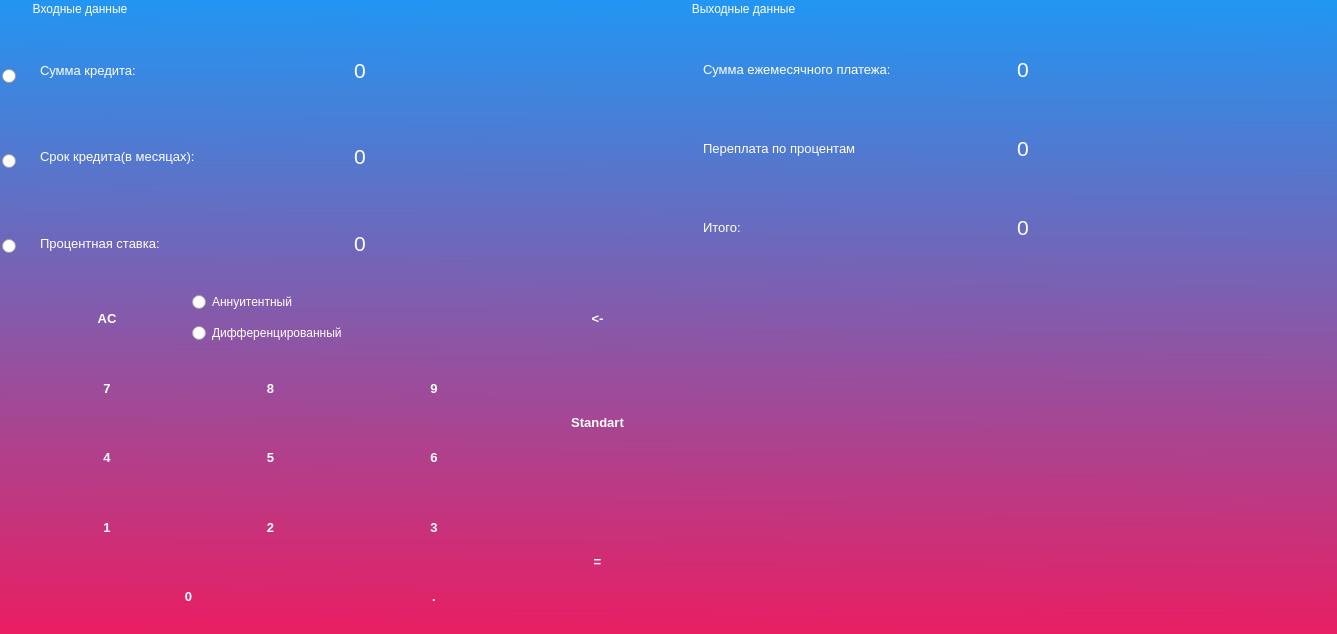
<?xml version="1.0" encoding="UTF-8"?>
<ui version="4.0">
 <class>Dialog</class>
 <widget class="QDialog" name="Dialog">
  <property name="geometry">
   <rect>
    <x>0</x>
    <y>0</y>
    <width>1337</width>
    <height>634</height>
   </rect>
  </property>
  <property name="windowTitle">
   <string>Dialog</string>
  </property>
  <property name="whatsThis">
   <string>QDialog
{




}</string>
  </property>
  <property name="autoFillBackground">
   <bool>false</bool>
  </property>
  <property name="styleSheet">
   <string notr="true">QDialog
{
	background-color: qlineargradient(spread:pad, x1:0.517523, y1:0, x2:0.506009, y2:1, stop:0 rgba(33, 150, 243, 255), stop:1 rgba(233, 30, 99, 255))

}</string>
  </property>
  <property name="sizeGripEnabled">
   <bool>false</bool>
  </property>
  <widget class="QGroupBox" name="groupBox_4">
   <property name="geometry">
    <rect>
     <x>-10</x>
     <y>-10</y>
     <width>51</width>
     <height>341</height>
    </rect>
   </property>
   <property name="styleSheet">
    <string notr="true">QGroupBox
{
	border: 0px;


}</string>
   </property>
   <property name="title">
    <string/>
   </property>
   <layout class="QVBoxLayout" name="verticalLayout_6">
    <item>
     <widget class="QRadioButton" name="radioButton_cred">
      <property name="styleSheet">
       <string notr="true"/>
      </property>
      <property name="text">
       <string/>
      </property>
      <property name="shortcut">
       <string>S</string>
      </property>
     </widget>
    </item>
    <item>
     <widget class="QRadioButton" name="radioButton_time">
      <property name="text">
       <string/>
      </property>
      <property name="shortcut">
       <string>T</string>
      </property>
     </widget>
    </item>
    <item>
     <widget class="QRadioButton" name="radioButton_Percent">
      <property name="text">
       <string/>
      </property>
      <property name="shortcut">
       <string>P</string>
      </property>
     </widget>
    </item>
   </layout>
  </widget>
  <widget class="QWidget" name="layoutWidget">
   <property name="geometry">
    <rect>
     <x>28</x>
     <y>287</y>
     <width>1301</width>
     <height>341</height>
    </rect>
   </property>
   <layout class="QHBoxLayout" name="horizontalLayout_3">
    <item>
     <layout class="QGridLayout" name="gridLayout">
      <item row="0" column="3">
       <widget class="QPushButton" name="pushButton_backspace">
        <property name="sizePolicy">
         <sizepolicy hsizetype="Expanding" vsizetype="Expanding">
          <horstretch>0</horstretch>
          <verstretch>0</verstretch>
         </sizepolicy>
        </property>
        <property name="font">
         <font>
          <pointsize>10</pointsize>
          <weight>75</weight>
          <bold>true</bold>
         </font>
        </property>
        <property name="toolTipDuration">
         <number>1</number>
        </property>
        <property name="styleSheet">
         <string notr="true">QPushButton {
   border: 0px ;
	border-radius: 12px;
color: white;


}
QPushButton:pressed {
border: 1px solid #ff85e9;
color: white;
   background: transparent;
}

QPushButton:hover {
border: 1px solid #ff85e9;
    color: white;
}</string>
        </property>
        <property name="text">
         <string>&lt;-</string>
        </property>
        <property name="shortcut">
         <string>Backspace</string>
        </property>
       </widget>
      </item>
      <item row="4" column="0" colspan="2">
       <widget class="QPushButton" name="pushButton_0">
        <property name="sizePolicy">
         <sizepolicy hsizetype="Expanding" vsizetype="Expanding">
          <horstretch>0</horstretch>
          <verstretch>0</verstretch>
         </sizepolicy>
        </property>
        <property name="font">
         <font>
          <pointsize>10</pointsize>
          <weight>75</weight>
          <bold>true</bold>
         </font>
        </property>
        <property name="toolTipDuration">
         <number>1</number>
        </property>
        <property name="styleSheet">
         <string notr="true">QPushButton {
   border: 0px ;
	border-radius: 12px;
color: white;


}
QPushButton:pressed {
border: 1px solid #ff85e9;
color: white;
   background: transparent;
}

QPushButton:hover {
border: 1px solid #ff85e9;
    color: white;
}</string>
        </property>
        <property name="text">
         <string>0</string>
        </property>
        <property name="shortcut">
         <string>0</string>
        </property>
       </widget>
      </item>
      <item row="1" column="2">
       <widget class="QPushButton" name="pushButton_9">
        <property name="sizePolicy">
         <sizepolicy hsizetype="Expanding" vsizetype="Expanding">
          <horstretch>0</horstretch>
          <verstretch>0</verstretch>
         </sizepolicy>
        </property>
        <property name="font">
         <font>
          <pointsize>10</pointsize>
          <weight>75</weight>
          <bold>true</bold>
         </font>
        </property>
        <property name="toolTipDuration">
         <number>1</number>
        </property>
        <property name="styleSheet">
         <string notr="true">QPushButton {
   border: 0px ;
	border-radius: 12px;
color: white;


}
QPushButton:pressed {
border: 1px solid #ff85e9;
color: white;
   background: transparent;
}

QPushButton:hover {
border: 1px solid #ff85e9;
    color: white;
}</string>
        </property>
        <property name="text">
         <string>9</string>
        </property>
        <property name="shortcut">
         <string>9</string>
        </property>
       </widget>
      </item>
      <item row="2" column="2">
       <widget class="QPushButton" name="pushButton_6">
        <property name="sizePolicy">
         <sizepolicy hsizetype="Expanding" vsizetype="Expanding">
          <horstretch>0</horstretch>
          <verstretch>0</verstretch>
         </sizepolicy>
        </property>
        <property name="font">
         <font>
          <pointsize>10</pointsize>
          <weight>75</weight>
          <bold>true</bold>
         </font>
        </property>
        <property name="toolTipDuration">
         <number>1</number>
        </property>
        <property name="styleSheet">
         <string notr="true">QPushButton {
   border: 0px ;
	border-radius: 12px;
color: white;


}
QPushButton:pressed {
border: 1px solid #ff85e9;
color: white;
   background: transparent;
}

QPushButton:hover {
border: 1px solid #ff85e9;
    color: white;
}</string>
        </property>
        <property name="text">
         <string>6</string>
        </property>
        <property name="shortcut">
         <string>6</string>
        </property>
       </widget>
      </item>
      <item row="4" column="2">
       <widget class="QPushButton" name="pushButton_dot">
        <property name="sizePolicy">
         <sizepolicy hsizetype="Expanding" vsizetype="Expanding">
          <horstretch>0</horstretch>
          <verstretch>0</verstretch>
         </sizepolicy>
        </property>
        <property name="font">
         <font>
          <pointsize>10</pointsize>
          <weight>75</weight>
          <bold>true</bold>
         </font>
        </property>
        <property name="toolTipDuration">
         <number>1</number>
        </property>
        <property name="styleSheet">
         <string notr="true">QPushButton {
   border: 0px ;
	border-radius: 12px;
color: white;


}
QPushButton:pressed {
border: 1px solid #ff85e9;
color: white;
   background: transparent;
}

QPushButton:hover {
border: 1px solid #ff85e9;
    color: white;
}</string>
        </property>
        <property name="text">
         <string>.</string>
        </property>
        <property name="shortcut">
         <string>.</string>
        </property>
       </widget>
      </item>
      <item row="2" column="0">
       <widget class="QPushButton" name="pushButton_4">
        <property name="sizePolicy">
         <sizepolicy hsizetype="Expanding" vsizetype="Expanding">
          <horstretch>0</horstretch>
          <verstretch>0</verstretch>
         </sizepolicy>
        </property>
        <property name="font">
         <font>
          <pointsize>10</pointsize>
          <weight>75</weight>
          <bold>true</bold>
         </font>
        </property>
        <property name="toolTipDuration">
         <number>1</number>
        </property>
        <property name="styleSheet">
         <string notr="true">QPushButton {
   border: 0px ;
	border-radius: 12px;
color: white;


}
QPushButton:pressed {
border: 1px solid #ff85e9;
color: white;
   background: transparent;
}

QPushButton:hover {
border: 1px solid #ff85e9;
    color: white;
}</string>
        </property>
        <property name="text">
         <string>4</string>
        </property>
        <property name="shortcut">
         <string>4</string>
        </property>
       </widget>
      </item>
      <item row="1" column="0">
       <widget class="QPushButton" name="pushButton_7">
        <property name="sizePolicy">
         <sizepolicy hsizetype="Expanding" vsizetype="Expanding">
          <horstretch>0</horstretch>
          <verstretch>0</verstretch>
         </sizepolicy>
        </property>
        <property name="font">
         <font>
          <pointsize>10</pointsize>
          <weight>75</weight>
          <bold>true</bold>
         </font>
        </property>
        <property name="toolTipDuration">
         <number>1</number>
        </property>
        <property name="styleSheet">
         <string notr="true">QPushButton {
   border: 0px ;
	border-radius: 12px;
color: white;


}
QPushButton:pressed {
border: 1px solid #ff85e9;
color: white;
   background: transparent;
}

QPushButton:hover {
border: 1px solid #ff85e9;
    color: white;
}</string>
        </property>
        <property name="text">
         <string>7</string>
        </property>
        <property name="shortcut">
         <string>7</string>
        </property>
       </widget>
      </item>
      <item row="0" column="1" colspan="2">
       <layout class="QVBoxLayout" name="verticalLayout_5">
        <item>
         <widget class="QRadioButton" name="radioButton_annu">
          <property name="font">
           <font>
            <pointsize>9</pointsize>
           </font>
          </property>
          <property name="styleSheet">
           <string notr="true">QRadioButton {
  color: white;
qproperty-alignment: 'AlignVCenter | AlignLeft';
}</string>
          </property>
          <property name="text">
           <string>Аннуитентный</string>
          </property>
          <property name="shortcut">
           <string>A</string>
          </property>
         </widget>
        </item>
        <item>
         <widget class="QRadioButton" name="radioButton_Diff">
          <property name="font">
           <font>
            <pointsize>9</pointsize>
           </font>
          </property>
          <property name="styleSheet">
           <string notr="true">QRadioButton {
  color: white;
qproperty-alignment: 'AlignVCenter | AlignLeft';
}</string>
          </property>
          <property name="text">
           <string>Дифференцированный</string>
          </property>
          <property name="shortcut">
           <string>D</string>
          </property>
         </widget>
        </item>
       </layout>
      </item>
      <item row="1" column="1">
       <widget class="QPushButton" name="pushButton_8">
        <property name="sizePolicy">
         <sizepolicy hsizetype="Expanding" vsizetype="Expanding">
          <horstretch>0</horstretch>
          <verstretch>0</verstretch>
         </sizepolicy>
        </property>
        <property name="font">
         <font>
          <pointsize>10</pointsize>
          <weight>75</weight>
          <bold>true</bold>
         </font>
        </property>
        <property name="toolTipDuration">
         <number>1</number>
        </property>
        <property name="styleSheet">
         <string notr="true">QPushButton {
   border: 0px ;
	border-radius: 12px;
color: white;


}
QPushButton:pressed {
border: 1px solid #ff85e9;
color: white;
   background: transparent;
}

QPushButton:hover {
border: 1px solid #ff85e9;
    color: white;
}</string>
        </property>
        <property name="text">
         <string>8</string>
        </property>
        <property name="shortcut">
         <string>8</string>
        </property>
       </widget>
      </item>
      <item row="3" column="1">
       <widget class="QPushButton" name="pushButton_2">
        <property name="sizePolicy">
         <sizepolicy hsizetype="Expanding" vsizetype="Expanding">
          <horstretch>0</horstretch>
          <verstretch>0</verstretch>
         </sizepolicy>
        </property>
        <property name="font">
         <font>
          <pointsize>10</pointsize>
          <weight>75</weight>
          <bold>true</bold>
         </font>
        </property>
        <property name="toolTipDuration">
         <number>1</number>
        </property>
        <property name="styleSheet">
         <string notr="true">QPushButton {
   border: 0px ;
	border-radius: 12px;
color: white;


}
QPushButton:pressed {
border: 1px solid #ff85e9;
color: white;
   background: transparent;
}

QPushButton:hover {
border: 1px solid #ff85e9;
    color: white;
}</string>
        </property>
        <property name="text">
         <string>2</string>
        </property>
        <property name="shortcut">
         <string>2</string>
        </property>
       </widget>
      </item>
      <item row="2" column="1">
       <widget class="QPushButton" name="pushButton_5">
        <property name="sizePolicy">
         <sizepolicy hsizetype="Expanding" vsizetype="Expanding">
          <horstretch>0</horstretch>
          <verstretch>0</verstretch>
         </sizepolicy>
        </property>
        <property name="font">
         <font>
          <pointsize>10</pointsize>
          <weight>75</weight>
          <bold>true</bold>
         </font>
        </property>
        <property name="toolTipDuration">
         <number>1</number>
        </property>
        <property name="styleSheet">
         <string notr="true">QPushButton {
   border: 0px ;
	border-radius: 12px;
color: white;


}
QPushButton:pressed {
border: 1px solid #ff85e9;
color: white;
   background: transparent;
}

QPushButton:hover {
border: 1px solid #ff85e9;
    color: white;
}</string>
        </property>
        <property name="text">
         <string>5</string>
        </property>
        <property name="shortcut">
         <string>5</string>
        </property>
       </widget>
      </item>
      <item row="3" column="0">
       <widget class="QPushButton" name="pushButton_1">
        <property name="sizePolicy">
         <sizepolicy hsizetype="Expanding" vsizetype="Expanding">
          <horstretch>0</horstretch>
          <verstretch>0</verstretch>
         </sizepolicy>
        </property>
        <property name="font">
         <font>
          <pointsize>10</pointsize>
          <weight>75</weight>
          <bold>true</bold>
         </font>
        </property>
        <property name="toolTipDuration">
         <number>1</number>
        </property>
        <property name="styleSheet">
         <string notr="true">QPushButton {
   border: 0px ;
	border-radius: 12px;
color: white;


}
QPushButton:pressed {
border: 1px solid #ff85e9;
color: white;
   background: transparent;
}

QPushButton:hover {
border: 1px solid #ff85e9;
    color: white;
}</string>
        </property>
        <property name="text">
         <string>1</string>
        </property>
        <property name="shortcut">
         <string>1</string>
        </property>
       </widget>
      </item>
      <item row="0" column="0">
       <widget class="QPushButton" name="pushButton_clear">
        <property name="sizePolicy">
         <sizepolicy hsizetype="Expanding" vsizetype="Expanding">
          <horstretch>0</horstretch>
          <verstretch>0</verstretch>
         </sizepolicy>
        </property>
        <property name="font">
         <font>
          <pointsize>10</pointsize>
          <weight>75</weight>
          <bold>true</bold>
         </font>
        </property>
        <property name="toolTipDuration">
         <number>1</number>
        </property>
        <property name="styleSheet">
         <string notr="true">QPushButton {
   border: 0px ;
	border-radius: 12px;
color: white;


}
QPushButton:pressed {
border: 1px solid #ff85e9;
color: white;
   background: transparent;
}

QPushButton:hover {
border: 1px solid #ff85e9;
    color: white;
}</string>
        </property>
        <property name="text">
         <string>AC</string>
        </property>
        <property name="shortcut">
         <string>C</string>
        </property>
       </widget>
      </item>
      <item row="3" column="2">
       <widget class="QPushButton" name="pushButton_3">
        <property name="sizePolicy">
         <sizepolicy hsizetype="Expanding" vsizetype="Expanding">
          <horstretch>0</horstretch>
          <verstretch>0</verstretch>
         </sizepolicy>
        </property>
        <property name="font">
         <font>
          <pointsize>10</pointsize>
          <weight>75</weight>
          <bold>true</bold>
         </font>
        </property>
        <property name="toolTipDuration">
         <number>1</number>
        </property>
        <property name="styleSheet">
         <string notr="true">QPushButton {
   border: 0px ;
	border-radius: 12px;
color: white;


}
QPushButton:pressed {
border: 1px solid #ff85e9;
color: white;
   background: transparent;
}

QPushButton:hover {
border: 1px solid #ff85e9;
    color: white;
}</string>
        </property>
        <property name="text">
         <string>3</string>
        </property>
        <property name="shortcut">
         <string>3</string>
        </property>
       </widget>
      </item>
      <item row="1" column="3" rowspan="2">
       <widget class="QPushButton" name="pushButton_credit">
        <property name="sizePolicy">
         <sizepolicy hsizetype="Expanding" vsizetype="Expanding">
          <horstretch>0</horstretch>
          <verstretch>0</verstretch>
         </sizepolicy>
        </property>
        <property name="font">
         <font>
          <pointsize>10</pointsize>
          <weight>75</weight>
          <bold>true</bold>
         </font>
        </property>
        <property name="toolTipDuration">
         <number>1</number>
        </property>
        <property name="styleSheet">
         <string notr="true">QPushButton {
   border: 0px ;
	border-radius: 12px;
color: white;


}
QPushButton:pressed {
border: 1px solid #ff85e9;
color: white;
   background: transparent;
}

QPushButton:hover {
border: 1px solid #ff85e9;
    color: white;
}</string>
        </property>
        <property name="text">
         <string>Standart</string>
        </property>
        <property name="shortcut">
         <string>O</string>
        </property>
       </widget>
      </item>
      <item row="3" column="3" rowspan="2">
       <widget class="QPushButton" name="pushButton_equal">
        <property name="sizePolicy">
         <sizepolicy hsizetype="Expanding" vsizetype="Expanding">
          <horstretch>0</horstretch>
          <verstretch>0</verstretch>
         </sizepolicy>
        </property>
        <property name="font">
         <font>
          <pointsize>10</pointsize>
          <weight>75</weight>
          <bold>true</bold>
         </font>
        </property>
        <property name="toolTipDuration">
         <number>1</number>
        </property>
        <property name="styleSheet">
         <string notr="true">QPushButton {
   border: 0px ;
	border-radius: 12px;
color: white;


}
QPushButton:pressed {
border: 1px solid #ff85e9;
color: white;
   background: transparent;
}

QPushButton:hover {
border: 1px solid #ff85e9;
    color: white;
}</string>
        </property>
        <property name="text">
         <string>=</string>
        </property>
        <property name="shortcut">
         <string>Return</string>
        </property>
       </widget>
      </item>
     </layout>
    </item>
    <item>
     <widget class="QTableWidget" name="table_Diff_cred">
      <property name="styleSheet">
       <string notr="true">QTableWidget {
	background-color: transparent;
	color:white;
}
QHeaderView::section {
	background-color: transparent;
	color:white;
}

QHeaderView {
	background-color: transparent;
	color:white;
}
QTableCornerButton::section {
	background-color: transparent;
	color:white;
}
QScrollBar:horizontal {
    border: 2px solid green;
    background: cyan;
    height: 15px;
    margin: 0px 40px 0 0px;
}

QScrollBar::handle:horizontal {
    background: gray;
    min-width: 20px;
}

QScrollBar::add-line:horizontal {
    background: blue;
    width: 16px;
    subcontrol-position: right;
    subcontrol-origin: margin;
    border: 2px solid black;
}

QScrollBar::sub-line:horizontal {
    background: magenta;
    width: 16px;
    subcontrol-position: top right;
    subcontrol-origin: margin;
    border: 2px solid black;
    position: absolute;
    right: 20px;
}

QScrollBar:left-arrow:horizontal, QScrollBar::right-arrow:horizontal {
    width: 3px;
    height: 3px;
    background: pink;
}

QScrollBar::add-page:horizontal, QScrollBar::sub-page:horizontal {
    background: none;
}


 QScrollBar:vertical {
     border: 2px solid green;
     background: cyan;
     width: 15px;
     margin: 22px 0 22px 0;
 }
 QScrollBar::handle:vertical {
     background: gray;
     min-height: 20px;
 }
 QScrollBar::add-line:vertical {
     border: 2px solid grey;
     background: #32CC99;
     height: 20px;
     subcontrol-position: bottom;
     subcontrol-origin: margin;
 }

 QScrollBar::sub-line:vertical {
     border: 2px solid grey;
     background: #32CC99;
     height: 20px;
     subcontrol-position: top;
     subcontrol-origin: margin;
 }
 QScrollBar::up-arrow:vertical, QScrollBar::down-arrow:vertical {
     border: 2px solid grey;
     width: 3px;
     height: 3px;
     background: white;
 }

 QScrollBar::add-page:vertical, QScrollBar::sub-page:vertical {
     background: none;
 }



</string>
      </property>
     </widget>
    </item>
   </layout>
  </widget>
  <widget class="QWidget" name="layoutWidget">
   <property name="geometry">
    <rect>
     <x>30</x>
     <y>0</y>
     <width>1311</width>
     <height>271</height>
    </rect>
   </property>
   <layout class="QHBoxLayout" name="horizontalLayout_5">
    <item>
     <widget class="QGroupBox" name="groupBox">
      <property name="styleSheet">
       <string notr="true">QGroupBox
{
	border: 0px;
	color: white;

}</string>
      </property>
      <property name="title">
       <string>Входные данные</string>
      </property>
      <widget class="QWidget" name="layoutWidget">
       <property name="geometry">
        <rect>
         <x>10</x>
         <y>30</y>
         <width>621</width>
         <height>253</height>
        </rect>
       </property>
       <layout class="QHBoxLayout" name="horizontalLayout">
        <item>
         <layout class="QVBoxLayout" name="verticalLayout">
          <item>
           <widget class="QLabel" name="label">
            <property name="font">
             <font>
              <pointsize>10</pointsize>
             </font>
            </property>
            <property name="styleSheet">
             <string notr="true">QLabel {
  color: white;
qproperty-alignment: 'AlignVCenter | AlignLeft';
}</string>
            </property>
            <property name="text">
             <string>Сумма кредита: </string>
            </property>
           </widget>
          </item>
          <item>
           <widget class="QLabel" name="label_2">
            <property name="font">
             <font>
              <pointsize>10</pointsize>
             </font>
            </property>
            <property name="styleSheet">
             <string notr="true">QLabel {
  color: white;
qproperty-alignment: 'AlignVCenter | AlignLeft';
}</string>
            </property>
            <property name="text">
             <string>Срок кредита(в месяцах):</string>
            </property>
           </widget>
          </item>
          <item>
           <widget class="QLabel" name="label_3">
            <property name="font">
             <font>
              <pointsize>10</pointsize>
             </font>
            </property>
            <property name="styleSheet">
             <string notr="true">QLabel {
  color: white;
qproperty-alignment: 'AlignVCenter | AlignLeft';
}</string>
            </property>
            <property name="text">
             <string>Процентная ставка:</string>
            </property>
           </widget>
          </item>
         </layout>
        </item>
        <item>
         <layout class="QVBoxLayout" name="verticalLayout_2">
          <item>
           <widget class="QLabel" name="label_Sum_Cred">
            <property name="font">
             <font>
              <pointsize>16</pointsize>
             </font>
            </property>
            <property name="styleSheet">
             <string notr="true">QLabel {
  color: white;
qproperty-alignment: 'AlignVCenter | AlignRight';
}</string>
            </property>
            <property name="text">
             <string>0</string>
            </property>
           </widget>
          </item>
          <item>
           <widget class="QLabel" name="label_Date">
            <property name="font">
             <font>
              <pointsize>16</pointsize>
             </font>
            </property>
            <property name="styleSheet">
             <string notr="true">QLabel {
  color: white;
qproperty-alignment: 'AlignVCenter | AlignRight';
}</string>
            </property>
            <property name="text">
             <string>0</string>
            </property>
           </widget>
          </item>
          <item>
           <widget class="QLabel" name="label_Percent">
            <property name="font">
             <font>
              <pointsize>16</pointsize>
             </font>
            </property>
            <property name="styleSheet">
             <string notr="true">QLabel {
  color: white;
qproperty-alignment: 'AlignVCenter | AlignRight';
}</string>
            </property>
            <property name="text">
             <string>0</string>
            </property>
           </widget>
          </item>
         </layout>
        </item>
       </layout>
      </widget>
     </widget>
    </item>
    <item>
     <widget class="QGroupBox" name="groupBox_2">
      <property name="styleSheet">
       <string notr="true">QGroupBox
{
	border: 0px;
	color: white;

}</string>
      </property>
      <property name="title">
       <string>Выходные данные</string>
      </property>
      <widget class="QWidget" name="layoutWidget_2">
       <property name="geometry">
        <rect>
         <x>14</x>
         <y>33</y>
         <width>621</width>
         <height>231</height>
        </rect>
       </property>
       <layout class="QHBoxLayout" name="horizontalLayout_4">
        <item>
         <layout class="QVBoxLayout" name="verticalLayout_7">
          <item>
           <widget class="QLabel" name="label_11">
            <property name="font">
             <font>
              <pointsize>10</pointsize>
             </font>
            </property>
            <property name="styleSheet">
             <string notr="true">QLabel {
  color: white;
qproperty-alignment: 'AlignVCenter | AlignLeft';
}</string>
            </property>
            <property name="text">
             <string>Сумма ежемесячного платежа: </string>
            </property>
           </widget>
          </item>
          <item>
           <widget class="QLabel" name="label_13">
            <property name="font">
             <font>
              <pointsize>10</pointsize>
             </font>
            </property>
            <property name="styleSheet">
             <string notr="true">QLabel {
  color: white;
qproperty-alignment: 'AlignVCenter | AlignLeft';
}</string>
            </property>
            <property name="text">
             <string>Переплата по процентам</string>
            </property>
           </widget>
          </item>
          <item>
           <widget class="QLabel" name="label_15">
            <property name="font">
             <font>
              <pointsize>10</pointsize>
             </font>
            </property>
            <property name="styleSheet">
             <string notr="true">QLabel {
  color: white;
qproperty-alignment: 'AlignVCenter | AlignLeft';
}</string>
            </property>
            <property name="text">
             <string>Итого:</string>
            </property>
           </widget>
          </item>
         </layout>
        </item>
        <item>
         <layout class="QVBoxLayout" name="verticalLayout_8">
          <item>
           <widget class="QLabel" name="label_mounth_pay">
            <property name="font">
             <font>
              <pointsize>16</pointsize>
             </font>
            </property>
            <property name="styleSheet">
             <string notr="true">QLabel {
  color: white;
qproperty-alignment: 'AlignVCenter | AlignRight';
}</string>
            </property>
            <property name="text">
             <string>0</string>
            </property>
           </widget>
          </item>
          <item>
           <widget class="QLabel" name="label_pereplata">
            <property name="font">
             <font>
              <pointsize>16</pointsize>
             </font>
            </property>
            <property name="styleSheet">
             <string notr="true">QLabel {
  color: white;
qproperty-alignment: 'AlignVCenter | AlignRight';
}</string>
            </property>
            <property name="text">
             <string>0</string>
            </property>
           </widget>
          </item>
          <item>
           <widget class="QLabel" name="label_result">
            <property name="font">
             <font>
              <pointsize>16</pointsize>
             </font>
            </property>
            <property name="styleSheet">
             <string notr="true">QLabel {
  color: white;
qproperty-alignment: 'AlignVCenter | AlignRight';
}</string>
            </property>
            <property name="text">
             <string>0</string>
            </property>
           </widget>
          </item>
         </layout>
        </item>
       </layout>
      </widget>
     </widget>
    </item>
   </layout>
  </widget>
 </widget>
 <resources/>
 <connections/>
</ui>
